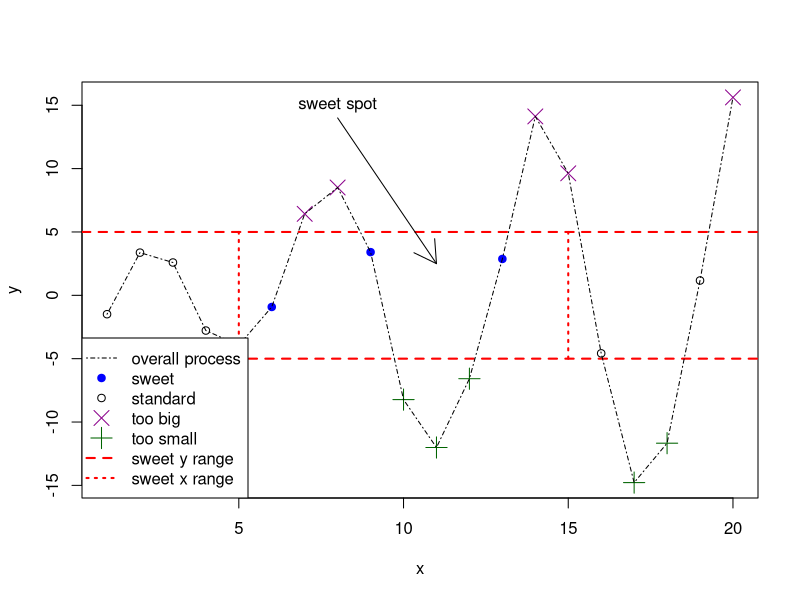

Generate this figure with R:
#Adding Points, Lines, and Text to an Existing Plot :-

x <- 1:20
y <- c(-1.49,3.37,2.59,-2.78,-3.94,-0.92,6.43,8.51,3.41,-8.23,-12.01,-6.58,2.87,14.12,9.63,-4.58,-14.78,-11.67,1.17,15.62)

plot(x, y, type="n", main="")
abline(h=c(-5,5), col="red", lty=2, lwd=2)
segments(x0=c(5,15), y0=c(-5,-5), x1=c(5,15), y1=c(5,5), col="red", lty=3, lwd=2)    

points(x[y>=5], y[y>=5], pch=4, col="darkmagenta", cex=2)
points(x[y<=-5],y[y<=-5],pch=3,col="darkgreen",cex=2)

points(x[(x>=5&x<=15)&(y>-5&y<5)], 
       y[(x>=5&x<=15)&(y>-5&y<5)], pch=19, col="blue")

points(x[(x<5|x>15)&(y>-5&y<5)], y[(x<5|x>15)&(y>-5&y<5)])

lines(x, y, lty=4)
arrows(x0=8, y0=14, x1=11, y1=2.5)
text(x=8, y=15, labels="sweet spot")


legend("bottomleft",
       legend=c("overall process", "sweet", "standard","too big", "too small", "sweet y range", "sweet x range"),
       pch=c(NA, 19, 1, 4, 3, NA, NA), lty=c(4, NA, NA, NA, NA, 2, 3),
       col=c("black", "blue", "black", "darkmagenta", "darkgreen", "red", "red"),
       lwd=c(1, NA, NA, NA, NA, 2, 2), pt.cex=c(NA, 1, 1, 2, 2, NA, NA))
